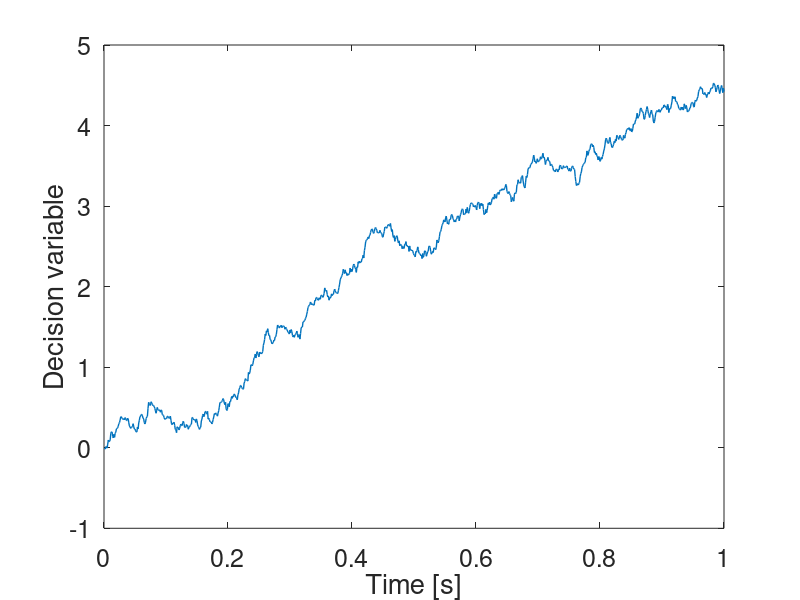
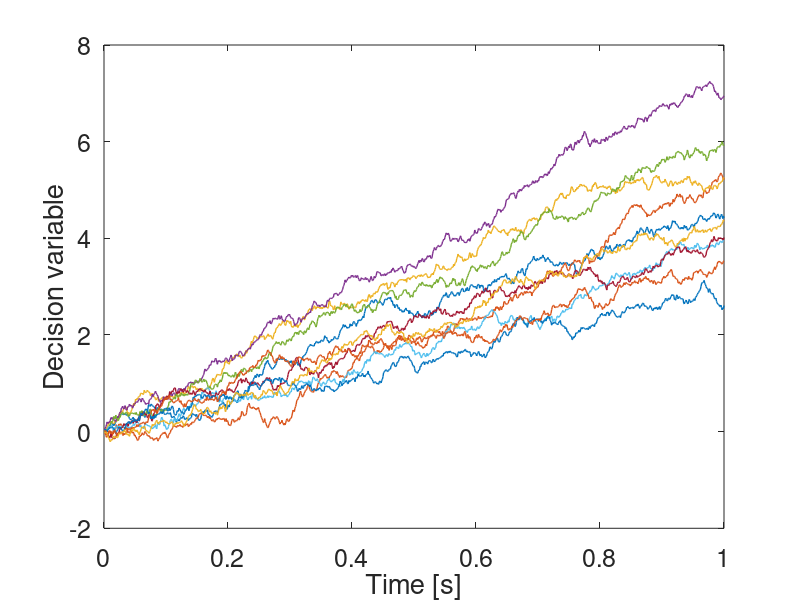
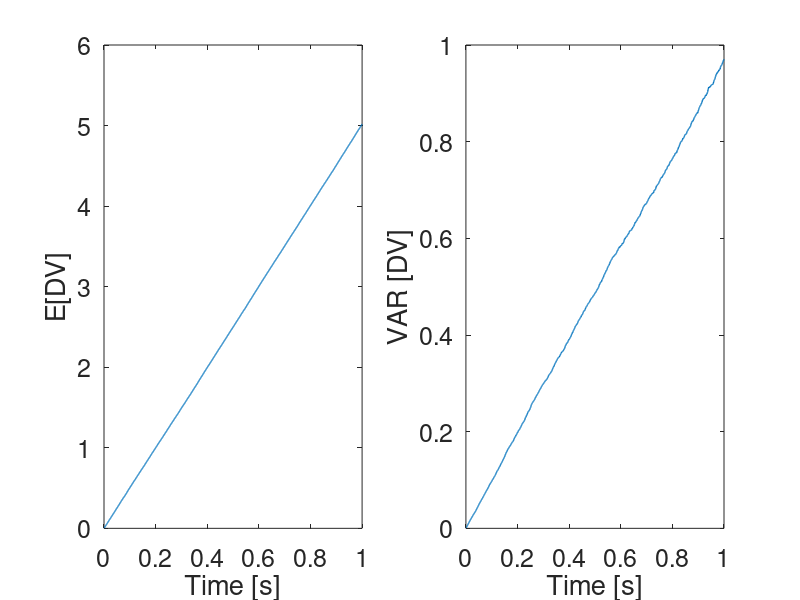

Recreate these plots in MATLAB, in order. (Note: this script raises an error after producing the figures.)
addpath(genpath('../functions_addtopath/'));

%%

seed = 104046;
rng(seed,'twister');

%% some figure defaults
set(0,'defaultAxesFontSize',18);
set(0, 'DefaultLineLineWidth', 1);

%%  parameters
NumTrials = 5000; % number of simulated trials
NumTimeSteps = 1000; % number of time steps
DeltaT = 0.001; % time step

sigma = 1; % standard deviation of the DV after 1 sec of accumulation
mu = 5;    % mean of the DV after 1 sec of accumulation

%%  momentary evidence
mean_per_step = mu * DeltaT;
stdev_per_step = sigma * sqrt(DeltaT);
e = mean_per_step + stdev_per_step * randn(NumTrials, NumTimeSteps);

%% accumulated evidence
dv = cumsum(e,2);

%% FIGURES

%% plot the DV one trial
figure();
t = [1:NumTimeSteps] * DeltaT;
plot(t, dv(1,:));
xlabel('Time [s]');
ylabel('Decision variable');

%% plot the DV for a few trials
figure();
t = [1:NumTimeSteps] * DeltaT;
plot(t, dv(1:10,:));
xlabel('Time [s]');
ylabel('Decision variable');

%% mean and variance of the DV as a function of time
figure()
subplot(1,2,1);
plot(t, mean(dv))
xlabel('Time [s]')
ylabel('E[DV]')

subplot(1,2,2);
plot(t, std(dv).^2)
xlabel('Time [s]')
ylabel('VAR [DV]')

%% histogram of the state of the DV at different times
tind = findclose(t,[0.1,0.5,1]);
n = length(tind);
p = publish_plot(n,1);
set(gcf,'Position',[505  229  390  468]);
edges = linspace(-9,9,200);
for i=1:n
    p.next();
    histogram(dv(:,tind(i)),edges);
    de = edges(2)-edges(1);
    pr = normpdf(edges,mu*t(tind(i)),sigma*sqrt(t(tind(i))));
    pr = pr*de*NumTrials;
    hold all
    plot(edges,pr,'r-','LineWidth',1);
%     str = ['t = ',num2str(t(tind(i))),' s'];
%     ht(i) = p.text_draw(i,str);
    ylabel('Trial count');
    xlabel('Accumulated evidence (a.u.)');
end

p.format('FontSize',15);
% set(ht,'FontSize',15);
same_ylim(p.h_ax);
% p.unlabel_center_plots();

%% with bounds
% set simulation parameters
% recalculate the dv, with a lower mu to have more errors
mu = 1;    % mean of the DV after 1 sec of accumulation
sigma = 1; 
NumTrials = 5000; % number of simulated trials
NumTimeSteps = 4000; % number of time steps
DeltaT = 0.001; % time step
t = [1:NumTimeSteps] * DeltaT;

%%
mean_per_step = mu * DeltaT;
stdev_per_step = sigma * sqrt(DeltaT);
e = mean_per_step + stdev_per_step * randn(NumTrials, NumTimeSteps);
dv = cumsum(e,2);

Bup = 1;
[choice, DecT, DVnan] = bound_cross_flat(t, dv, Bup);

%% plots
p = publish_plot(1,1);
plot(t, DVnan(1:100,:)');
xlabel('Time [s]');
ylabel('Accumulated evidence');
p.format();

p = publish_plot(1,1);
histogram(DVnan(:,500),100);
xlabel('Decision variable (a.u.)');
ylabel('# trials');
p.format();

p = publish_plot(1,1);
[tt,xx,ss] = curva_media(DecT, choice, [],0);
terrorbar(tt,xx,ss);
xlabel('Accuracy');
ylabel('Decime time [s]');
xlim([-0.1,1.1]);
p.format();

p = publish_plot(1,1);
histogram(DecT,100);
ylabel('# trials');
xlabel('Decision Time [s]');
p.format();


